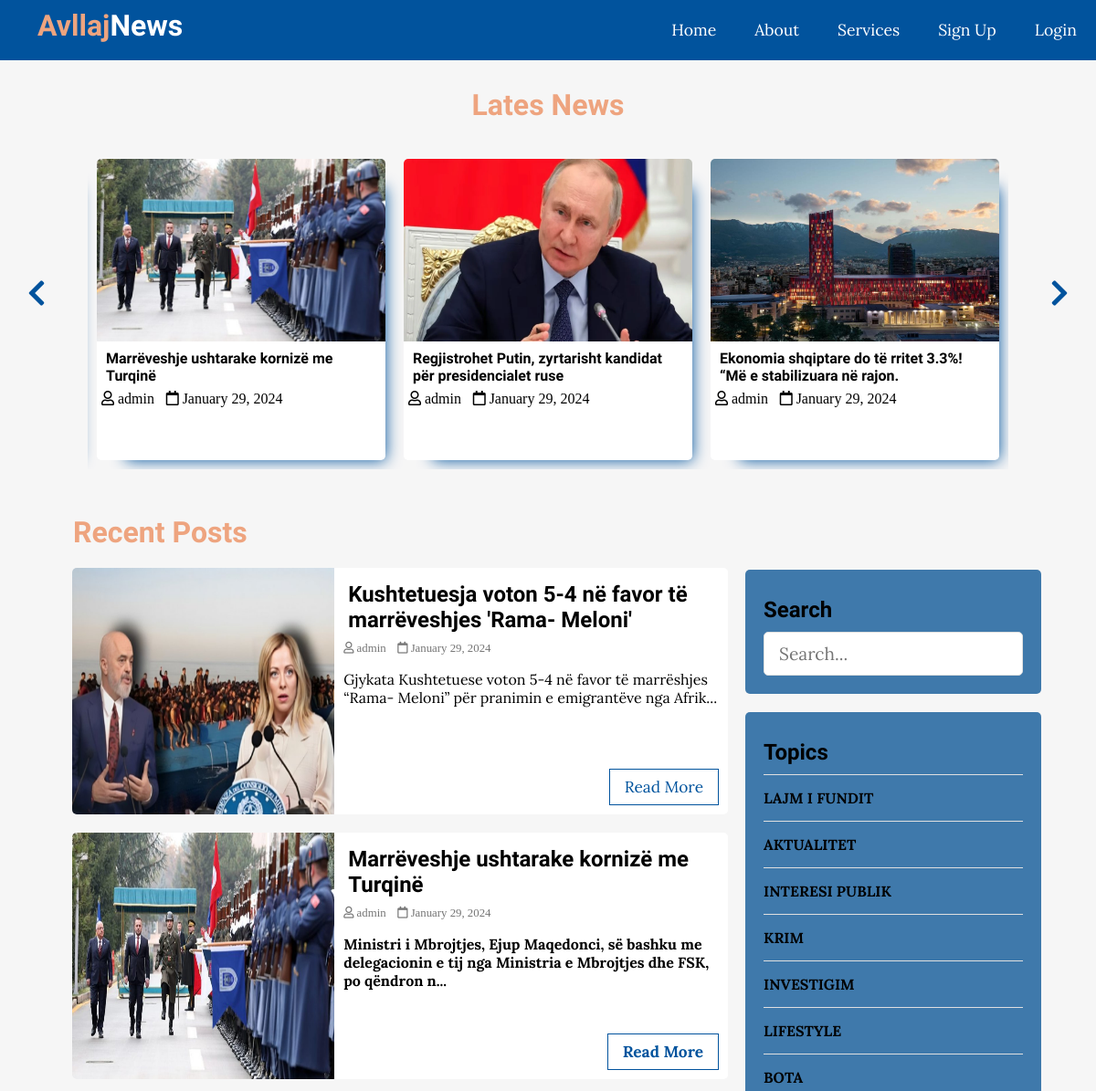
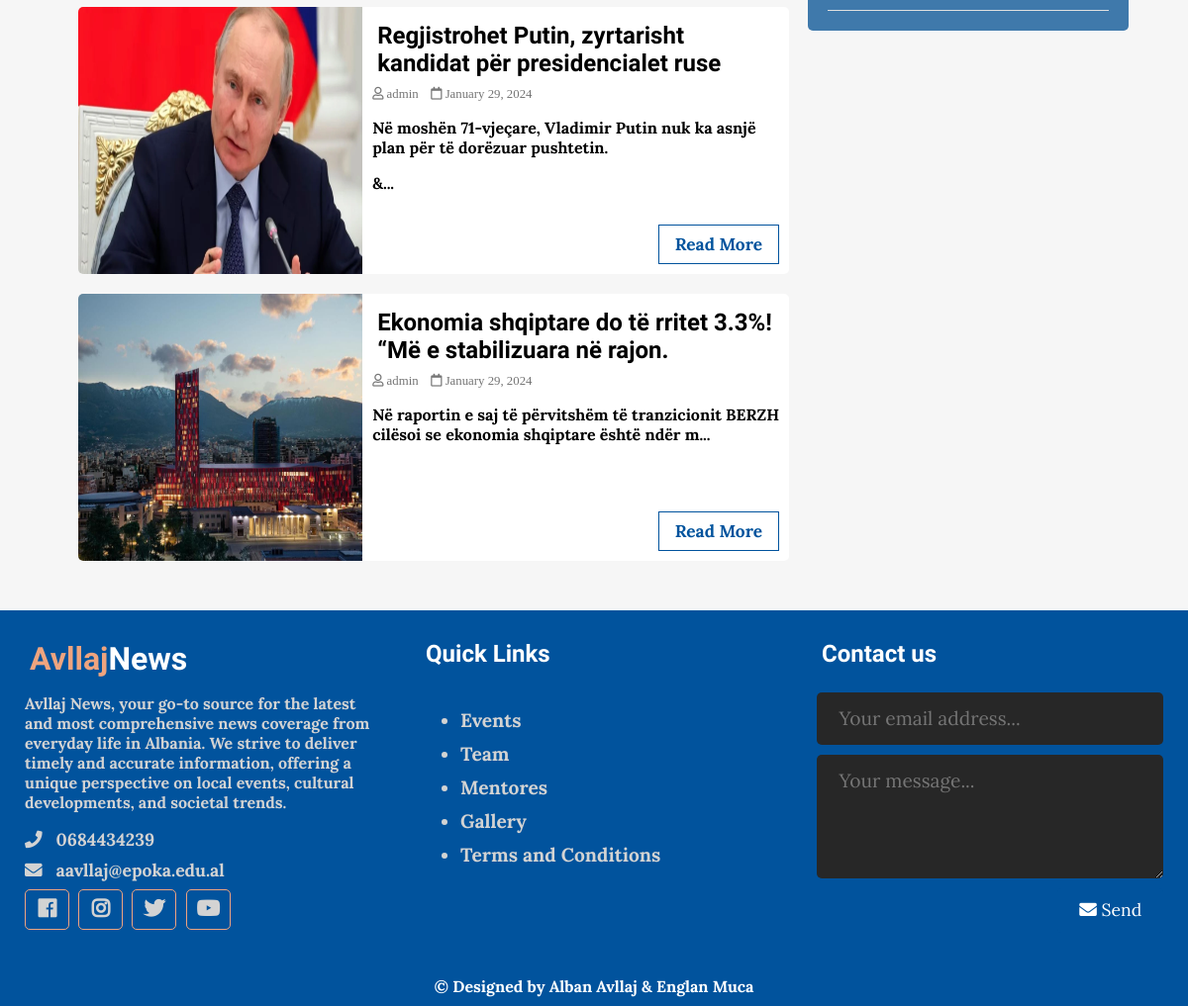
The page / on the database its author committed (2 pictures, top to bottom).
### tables this page shows
CREATE TABLE `posts` (
  `id` int(11) NOT NULL,
  `user_id` int(11) NOT NULL,
  `topic_id` int(11) DEFAULT NULL,
  `title` varchar(255) NOT NULL,
  `image` varchar(255) NOT NULL,
  `body` text NOT NULL,
  `published` tinyint(4) NOT NULL,
  `created_at` datetime NOT NULL DEFAULT current_timestamp()
);

CREATE TABLE `users` (
  `id` int(11) NOT NULL,
  `admin` tinyint(4) NOT NULL,
  `username` varchar(255) NOT NULL,
  `email` varchar(255) NOT NULL,
  `password` varchar(255) NOT NULL,
  `created_at` timestamp NOT NULL DEFAULT current_timestamp()
);

CREATE TABLE `topics` (
  `id` int(11) NOT NULL,
  `name` varchar(100) NOT NULL,
  `description` text NOT NULL
);

### app/database/db.php (called while the page is built, shortened)
<?php
require('connect.php');
function executeQuery($sql, $data)
{
    global $conn;
    $stmt = $conn->prepare($sql);
    $values = array_values($data);
    $types = str_repeat('s', count($values));
    $stmt->bind_param($types, ...$values);
    $stmt->execute();
    return $stmt;
}
function selectAll($table, $conditions = [])
{
    global $conn;
    $sql = "SELECT * FROM $table";
    if (empty($conditions)) {
        $stmt = $conn->prepare($sql);
        $stmt->execute();
        $records = $stmt->get_result()->fetch_all(MYSQLI_ASSOC);
        return $records;
    }
}
function getPublishedPosts()
{
    $sql = "SELECT p.*, u.username FROM posts AS p JOIN users AS u ON p.user_id=u.id WHERE p.published=?";
    $stmt = executeQuery($sql, ['published' => 1]);
    $records = $stmt->get_result()->fetch_all(MYSQLI_ASSOC);
    return $records;
}

### app/controllers/topics.php (called while the page is built, shortened)
<?php
include(ROOT_PATH . "/app/database/db.php");
$table = 'topics';
$topics = selectAll($table);

### index.php (the view, shortened to what this page needs)
<?php
include(ROOT_PATH . "/app/controllers/topics.php");
$posts = array();
$postsTitle = 'Recent Posts';
if (isset($_GET['t_id'])) {
  $posts = getPostsByTopicId($_GET['t_id']);
  $postsTitle = "You searched for posts under '" . $_GET['name'] . "'";
} else if (isset($_POST['search-term'])) {
  $postsTitle = "You searched for '" . $_POST['search-term'] . "'";
  $posts = searchPosts($_POST['search-term']);
} else {
  $posts = getPublishedPosts();
}
?>
<!DOCTYPE html>
<html lang="en">
<head>
  <link rel="stylesheet" href="https://use.fontawesome.com/releases/v5.7.2/css/all.css"
>
  <link rel="stylesheet" href="assets/css/style.css">
</head>
<body>
  <?php include(ROOT_PATH . "/app/includes/header.php"); ?>
  <div class="page-wrapper">
    <div class="post-slider">
      <h1 class="slider-title">Lates News</h1>
      <i class="fas fa-chevron-left prev"></i>
      <i class="fas fa-chevron-right next"></i>
      <div class="post-wrapper">
        <?php foreach ($posts as $post): ?>
          <div class="post">
            <img src="<?php echo BASE_URL . '/assets/images/' . $post['image']; ?>" alt="" class="slider-image">
            <div class="post-info">
              <h4><a href="single.php?id=<?php echo $post['id']; ?>"><?php echo $post['title']; ?></a></h4>
              <i class="far fa-user"> <?php echo $post['username']; ?></i>
              <i class="far fa-calendar"> <?php echo date('F j, Y', strtotime($post['created_at'])); ?></i>
            </div>
          </div>
        <?php endforeach; ?>
      </div>
    </div>
    <div class="content clearfix">
      <div class="main-content">
        <h1 class="recent-post-title"><?php echo $postsTitle ?></h1>
        <?php foreach ($posts as $post): ?>
          <div class="post clearfix">
            <img src="<?php echo BASE_URL . '/assets/images/' . $post['image']; ?>" alt="" class="post-image">
            <div class="post-preview">
              <h2><a href="single.php?id=<?php echo $post['id']; ?>"><?php echo $post['title']; ?></a></h2>
              <i class="far fa-user"> <?php echo $post['username']; ?></i>
              <i class="far fa-calendar"> <?php echo date('F j, Y', strtotime($post['created_at'])); ?></i>
              <p class="preview-text">
                <?php echo html_entity_decode(substr($post['body'], 0, 150) . '...'); ?>
              </p>
              <a href="single.php?id=<?php echo $post['id']; ?>" class="btn read-more">Read More</a>
            </div>
          </div>
        <?php endforeach; ?>
      </div>
      <div class="sidebar">
        <div class="section search">
          <h2 class="section-title">Search</h2>
          <form action="index.php" method="post">
            <input type="text" name="search-term" class="text-input" placeholder="Search...">
          </form>
        </div>
        <div class="section topics">
          <h2 class="section-title">Topics</h2>
          <ul>
            <?php foreach ($topics as $key => $topic): ?>
              <li><a href="<?php echo BASE_URL . '/index.php?t_id=' . $topic['id'] . '&name=' . $topic['name'] ?>"><?php echo $topic['name']; ?></a></li>
            <?php endforeach; ?>
          </ul>
        </div>
      </div>
    </div>
  </div>
  <?php include(ROOT_PATH . "/app/includes/footer.php"); ?>
</body>
</html>

### app/includes/header.php (shortened to what this page needs)
<header>
    <a href="<?php echo BASE_URL . '/index.php' ?>" class="logo">
      <h1 class="logo-text"><span>Avllaj</span>News</h1>
    </a>
    <ul class="nav">
      <li><a href="<?php echo BASE_URL . '/index.php' ?>">Home</a></li>
      <li><a href="#">About</a></li>
      <li><a href="#">Services</a></li>
      <?php if (isset($_SESSION['id'])): ?>
        <li>
          <a href="#">
            <i class="fa fa-user"></i>
            <?php echo $_SESSION['username']; ?>
            <i class="fa fa-chevron-down" style="font-size: .8em;"></i>
          </a>
          <ul>
            <?php if($_SESSION['admin']): ?>
              <li><a href="<?php echo BASE_URL . '/admin/dashboard.php' ?>">Dashboard</a></li>
            <?php endif; ?>
            <li><a href="<?php echo BASE_URL . '/logout.php' ?>" class="logout">Logout</a></li>
          </ul>
        </li>
      <?php else: ?>
        <li><a href="<?php echo BASE_URL . '/register.php' ?>">Sign Up</a></li>
        <li><a href="<?php echo BASE_URL . '/login.php' ?>">Login</a></li>
      <?php endif; ?>
    </ul>
</header>

### app/includes/footer.php
<div class="footer">
   <div class="footer-content">
     <div class="footer-section about">
       <h1 class="logo-text"><span>Avllaj</span>News</h1>
       <p>Avllaj News, your go-to source for the latest and most comprehensive news coverage from everyday life in Albania.
         We strive to deliver timely and accurate information, offering a unique perspective on local events,
          cultural developments, and societal trends.  </p>
       <div class="contact">
         <span><i class="fas fa-phone"></i> &nbsp; 0684434239</span>
         <span><i class="fas fa-envelope"></i> &nbsp; aavllaj@epoka.edu.al</span>
       </div>
       <div class="socials">
         <a href="#"><i class="fab fa-facebook"></i></a>
         <a href="#"><i class="fab fa-instagram"></i></a>
         <a href="#"><i class="fab fa-twitter"></i></a>
         <a href="#"><i class="fab fa-youtube"></i></a>
       </div>
     </div>
     <div class="footer-section links">
       <h2>Quick Links</h2>
       <br>
       <ul>
         <a href="#">
           <li>Events</li>
         </a>
         <a href="#">
           <li>Team</li>
         </a>
         <a href="#">
           <li>Mentores</li>
         </a>
         <a href="#">
           <li>Gallery</li>
         </a>
         <a href="#">
           <li>Terms and Conditions</li>
         </a>
       </ul>
     </div>
     <div class="footer-section contact-form">
       <h2>Contact us</h2>
       <br>
       <form action="index.html" method="post">
         <input type="email" name="email" class="text-input contact-input" placeholder="Your email address...">
         <textarea rows="4" name="message" class="text-input contact-input" placeholder="Your message..."></textarea>
         <button type="submit" class="btn btn-big contact-btn">
           <i class="fas fa-envelope"></i>
           Send
         </button>
       </form>
     </div>
   </div>
   <div class="footer-bottom">
     &copy; Designed by Alban Avllaj & Englan Muca
   </div>
 </div>

### rows shown on the page
posts: image (picture), title "Marrëveshje ushtarake kornizë me Turqinë", user.username "admin", created_at "January 29, 2024", body "Ministri i Mbrojtjes, Ejup Maqedonci, së bashku me delegacionin e tij nga Ministria e Mbrojtjes dhe FSK, po qëndron n..."
posts: image (picture), title "Regjistrohet Putin, zyrtarisht kandidat për presidencialet ruse", user.username "admin", created_at "January 29, 2024", body "Në moshën 71-vjeçare, Vladimir Putin nuk ka asnjë plan për të dorëzuar pushtetin. &..."
posts: image (picture), title "Ekonomia shqiptare do të rritet 3.3%! “Më e stabilizuara në rajon.", user.username "admin", created_at "January 29, 2024", body "Në raportin e saj të përvitshëm të tranzicionit BERZH cilësoi se ekonomia shqiptare është ndër m..."
posts: image (picture), title "Kushtetuesja voton 5-4 në favor të marrëveshjes 'Rama- Meloni'", user.username "admin", created_at "January 29, 2024", body "Gjykata Kushtetuese voton 5-4 në favor të marrëshjes “Rama- Meloni” për pranimin e emigrantëve nga Afrik..."
topics: name "LAJM I FUNDIT"
topics: name "AKTUALITET"
topics: name "INTERESI PUBLIK"
topics: name "KRIM"
topics: name "INVESTIGIM"
topics: name "LIFESTYLE"
topics: name "BOTA"

### other values the page prints
$postsTitle "Recent Posts"
